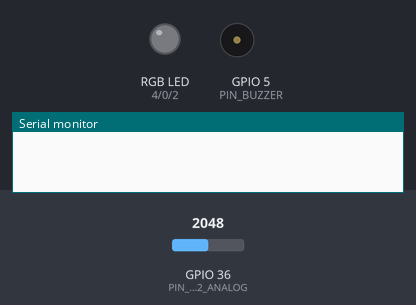
Bench run of a program on a simulated ESP32. Shown: an RGB LED mixed from three pins (HIGH = lit), buzzer (waves = sounding), the last lines printed to the serial monitor. The inputs (shaded band) are chosen by the test bench; at power-on: GPIO 36 (PIN_MQ2_ANALOG) = 2048. WiFi joins after 1.5 s; servers stay silent unless stated; no MQTT or app messages arrive unless stated.

Above: at 0.0 s.
At 22.9 s:
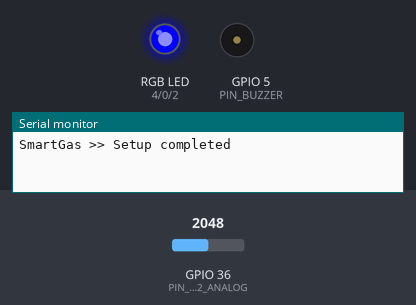
At 23.9 s:
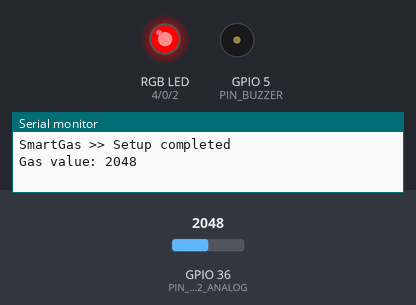
At 28.9 s:
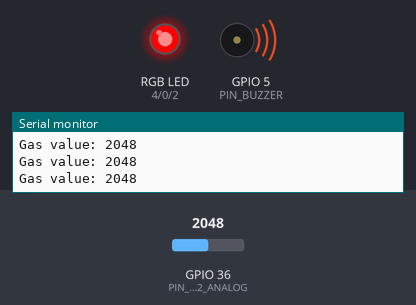
Timing chart, 0 to 30.4 s (numbered marks = the images above):
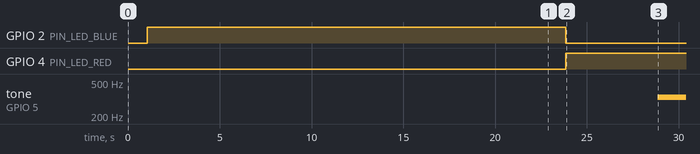

The program:

main.cpp
```cpp
#include "config.h"

void setupSerial();
void setupRGBLed();
void blueLedOn();
void connectWiFi();
void createMQTTClient();
void clientBuzzerCallback(char *topic, byte *payload, unsigned int length);
void stopBuzzerWarning();
void publishBuzzerStatus(const char *status);
void reconnectMQTTClient();
void setupMQ2();
void setupBuzzer();
int readMQ2Value();
void persistMQTTConnection();
void showGasValue(int gasValue);
void publishGasValue(int gasValue);
bool isMQ2ValueGood(int gasValue);
void goodMQ2ValueActions();
void greenLedOn();
void reduceTimeAfterWarning();
void publishServoStatus(const char *status);
bool isMQ2ValueWarning(int gasValue);
void warningMQ2ValueActions();
void orangeLedOn();
void emergencyMQ2ValueActions();
void redLedOn();
void increaseTimeAfterWarning();
void doBuzzerActivation();
void doBuzzerWarning();
void activateBuzzerIfNeeded();

void setup()
{
  setupSerial();
  setupRGBLed();
  blueLedOn();
  connectWiFi();
  createMQTTClient();
  setupMQ2();
  setupBuzzer();
  Serial.println("SmartGas >> Setup completed");
}

void loop()
{
  persistMQTTConnection();
  int gasValue = readMQ2Value();
  showGasValue(gasValue);
  if (isMQ2ValueGood(gasValue))
  {
    goodMQ2ValueActions();
  }
  else if (isMQ2ValueWarning(gasValue))
  {
    warningMQ2ValueActions();
  }
  else
  {
    emergencyMQ2ValueActions();
  }
  activateBuzzerIfNeeded();
}

void setupSerial()
{
  Serial.begin(MONITOR_SPEED);
  while (!Serial)
    ;
  delay(SERIAL_DELAY);
  Serial.println();
  Serial.print("SmartGas >> Serial setup with speed: ");
  Serial.println(MONITOR_SPEED);
}

void setupRGBLed()
{
  Serial.print("SmartGas >> Setting up the RGB LED, pins: ");
  Serial.print("Red: ");
  Serial.print(PIN_LED_RED);
  Serial.print(", Green: ");
  Serial.print(PIN_LED_GREEN);
  Serial.print(", Blue: ");
  Serial.println(PIN_LED_BLUE);
  pinMode(PIN_LED_RED, OUTPUT);
  pinMode(PIN_LED_GREEN, OUTPUT);
  pinMode(PIN_LED_BLUE, OUTPUT);
}

void blueLedOn()
{
  analogWrite(PIN_LED_RED, 0);
  analogWrite(PIN_LED_GREEN, 0);
  analogWrite(PIN_LED_BLUE, 255);
}

void connectWiFi()
{
  Serial.print("SmartGas >> Connecting to ");
  Serial.print(SSID);
  WiFi.begin(SSID, PASSWORD);
  while (WiFi.status() != WL_CONNECTED)
  {
    blueLedOn();
    Serial.print(".");
    delay(WIFI_CONNECTION_DELAY);
  }
  Serial.println();
  Serial.print(ID.c_str());
  Serial.println(" connected!");
  Serial.print("IP address: ");
  Serial.println(WiFi.localIP());
}

void createMQTTClient()
{
  Serial.println("SmartGas >> Creating MQTT client");
  client.setServer(BROKER.c_str(), PORT);
  client.setCallback(clientBuzzerCallback);
  reconnectMQTTClient();
}

void clientBuzzerCallback(char *topic, byte *payload, unsigned int length)
{
  String response;
  for (int i = 0; i < length; i++)
  {
    response += (char)payload[i];
  }
  Serial.print("Message arrived [");
  Serial.print(BUZZER_TOPIC.c_str());
  Serial.print("]: ");
  if (response == BUZZER_OFF_MESSAGE && isBuzzerActive)
  {
    Serial.println(response);
    stopBuzzerWarning();
    userDeactivatedBuzzer = true;
  }
  else
  {
    Serial.println("Invalid message received. Expected: OFF");
  }
}

void stopBuzzerWarning()
{
  noTone(PIN_BUZZER);
  publishBuzzerStatus(BUZZER_OFF_MESSAGE);
  isBuzzerActive = false;
}

void publishBuzzerStatus(const char *status)
{
  client.publish(BUZZER_STATUS_TOPIC.c_str(), status);
}

void reconnectMQTTClient()
{
  while (!client.connected())
  {
    blueLedOn();
    Serial.println("SmartGas >> Attempting MQTT connection...");
    if (client.connect(CLIENT_NAME.c_str()))
    {
      Serial.print("Connected to Broker: ");
      Serial.println(BROKER.c_str());
      client.subscribe(BUZZER_TOPIC.c_str(), 1);
    }
    else
    {
      Serial.print("Retying in 5 seconds - failed, rc=");
      Serial.println(client.state());
      delay(RECONNECTION_DELAY);
    }
  }
}

void persistMQTTConnection()
{
  reconnectMQTTClient();
  client.loop();
  delay(PERSIST_MQTT_CONNECTION_DELAY);
}

void setupMQ2()
{
  Serial.print("SmartGas >> Warming up the MQ2 sensor on pin: ");
  Serial.print(PIN_MQ2_ANALOG);
  Serial.print(" for ");
  Serial.print(MQ2_WARM_UP_TIME);
  Serial.println(" ms");
  delay(MQ2_WARM_UP_TIME);
}

void setupBuzzer()
{
  Serial.print("SmartGas >> Setting up the buzzer on pin: ");
  Serial.print(PIN_BUZZER);
  Serial.println(" with a frequency of 5000 Hz and a resolution of 8 bits on channel 0");
  ledcSetup(0, 5000, 8);
  ledcAttachPin(PIN_BUZZER, 0);
}

int readMQ2Value()
{
  return analogRead(PIN_MQ2_ANALOG);
}

void showGasValue(int gasValue)
{
  Serial.print("Gas value: ");
  Serial.println(gasValue);
  publishGasValue(gasValue);
  delay(GAS_READ_VALUE_DELAY);
}

bool isMQ2ValueGood(int gasValue)
{
  return gasValue < GOOD_GAS_VALUE;
}

void goodMQ2ValueActions()
{
  greenLedOn();
  reduceTimeAfterWarning();
  if (timeAfterWarning == 0)
  {
    if (isBuzzerActive)
    {
      stopBuzzerWarning();
    }
    if (isServoActive)
    {
      publishServoStatus(SERVO_OFF_MESSAGE);
      isServoActive = false;
    }
    userDeactivatedBuzzer = false;
  }
}

void publishGasValue(int gasValue)
{
  char gasValueStr[10];
  sprintf(gasValueStr, "%d", gasValue);
  client.publish(MQ2_TOPIC.c_str(), gasValueStr);
}

void greenLedOn()
{
  analogWrite(PIN_LED_RED, 0);
  analogWrite(PIN_LED_GREEN, 255);
  analogWrite(PIN_LED_BLUE, 0);
}

void reduceTimeAfterWarning()
{
  if (timeAfterWarning > 0)
  {
    timeAfterWarning--;
  }
}

void publishServoStatus(const char *status)
{
  client.publish(SERVO_TOPIC.c_str(), status);
}

bool isMQ2ValueWarning(int gasValue)
{
  return gasValue >= GOOD_GAS_VALUE && gasValue < WARNING_GAS_VALUE;
}

void warningMQ2ValueActions()
{
  reduceTimeAfterWarning();
  orangeLedOn();
}

void orangeLedOn()
{
  analogWrite(PIN_LED_RED, 255);
  analogWrite(PIN_LED_GREEN, 165);
  analogWrite(PIN_LED_BLUE, 0);
}

void emergencyMQ2ValueActions()
{
  redLedOn();
  increaseTimeAfterWarning();
  if (timeAfterWarning > TIME_TO_ACTIVATE_ALERTS)
  {
    doBuzzerActivation();
    publishServoStatus(SERVO_ON_MESSAGE);
    isServoActive = true;
  }
}

void redLedOn()
{
  analogWrite(PIN_LED_RED, 255);
  analogWrite(PIN_LED_GREEN, 0);
  analogWrite(PIN_LED_BLUE, 0);
}

void increaseTimeAfterWarning()
{
  timeAfterWarning++;
}

void doBuzzerActivation()
{
  if (!isBuzzerActive && !userDeactivatedBuzzer)
  {
    publishBuzzerStatus(BUZZER_ON_MESSAGE);
    isBuzzerActive = true;
  }
}

void doBuzzerWarning()
{
  tone(PIN_BUZZER, melody[0], melodyDurations[0]);
}

void activateBuzzerIfNeeded()
{
  if (isBuzzerActive)
  {
    doBuzzerWarning();
  }
}
```

pitches.h
```cpp
#define NOTE_B0  31
#define NOTE_C1  33
#define NOTE_CS1 35
#define NOTE_D1  37
#define NOTE_DS1 39
#define NOTE_E1  41
#define NOTE_F1  44
#define NOTE_FS1 46
#define NOTE_G1  49
#define NOTE_GS1 52
#define NOTE_A1  55
#define NOTE_AS1 58
#define NOTE_B1  62
#define NOTE_C2  65
#define NOTE_CS2 69
#define NOTE_D2  73
#define NOTE_DS2 78
#define NOTE_E2  82
#define NOTE_F2  87
#define NOTE_FS2 93
#define NOTE_G2  98
#define NOTE_GS2 104
#define NOTE_A2  110
#define NOTE_AS2 117
#define NOTE_B2  123
#define NOTE_C3  131
#define NOTE_CS3 139
#define NOTE_D3  147
#define NOTE_DS3 156
#define NOTE_E3  165
#define NOTE_F3  175
#define NOTE_FS3 185
#define NOTE_G3  196
#define NOTE_GS3 208
#define NOTE_A3  220
#define NOTE_AS3 233
#define NOTE_B3  247
#define NOTE_C4  262
#define NOTE_CS4 277
#define NOTE_D4  294
#define NOTE_DS4 311
#define NOTE_E4  330
#define NOTE_F4  349
#define NOTE_FS4 370
#define NOTE_G4  392
#define NOTE_GS4 415
#define NOTE_A4  440
#define NOTE_AS4 466
#define NOTE_B4  494
#define NOTE_C5  523
#define NOTE_CS5 554
#define NOTE_D5  587
#define NOTE_DS5 622
#define NOTE_E5  659
#define NOTE_F5  698
#define NOTE_FS5 740
#define NOTE_G5  784
#define NOTE_GS5 831
#define NOTE_A5  880
#define NOTE_AS5 932
#define NOTE_B5  988
#define NOTE_C6  1047
#define NOTE_CS6 1109
#define NOTE_D6  1175
#define NOTE_DS6 1245
#define NOTE_E6  1319
#define NOTE_F6  1397
#define NOTE_FS6 1480
#define NOTE_G6  1568
#define NOTE_GS6 1661
#define NOTE_A6  1760
#define NOTE_AS6 1865
#define NOTE_B6  1976
#define NOTE_C7  2093
#define NOTE_CS7 2217
#define NOTE_D7  2349
#define NOTE_DS7 2489
#define NOTE_E7  2637
#define NOTE_F7  2794
#define NOTE_FS7 2960
#define NOTE_G7  3136
#define NOTE_GS7 3322
#define NOTE_A7  3520
#define NOTE_AS7 3729
#define NOTE_B7  3951
#define NOTE_C8  4186
#define NOTE_CS8 4435
#define NOTE_D8  4699
#define NOTE_DS8 4978
```

config.h
```cpp
#include <Arduino.h>
#include <WiFi.h>
#include <PubSubClient.h>
#include <string>
#include <pitches.h>

#pragma once

using namespace std;

#define PIN_MQ2_ANALOG 36 // GPI036
#define PIN_BUZZER 5      // GPI05
#define PIN_LED_RED 4     // GPI04
#define PIN_LED_GREEN 0   // GPI00
#define PIN_LED_BLUE 2    // GPI02
#define QUARTER_NOTE 1000
#define GOOD_GAS_VALUE 500
#define WARNING_GAS_VALUE 1500
#define TIME_TO_ACTIVATE_ALERTS 5
#define WIFI_CONNECTION_DELAY 500
#define GAS_READ_VALUE_DELAY 500
#define MQ2_WARM_UP_TIME 20000
#define PERSIST_MQTT_CONNECTION_DELAY 500
#define RECONNECTION_DELAY 5000
#define SERIAL_DELAY 1000
#define MONITOR_SPEED 9600

WiFiClient wifiClient;
PubSubClient client(wifiClient);

int timeAfterWarning = 0;
bool isBuzzerActive = false;
bool userDeactivatedBuzzer = false;
bool isServoActive = false;

const float melody[] = {NOTE_E4};

const int melodyDurations[] = {QUARTER_NOTE};

const char *SSID = "";
const char *PASSWORD = "";

const string ID = "smargas_esp32_001";
const string ID_ESP32_SERVO = "smargas_esp32_002";
const string CLIENT_NAME = ID + "SmartGas client";

const string BROKER = "192.168.204.206";
const int PORT = 1883;

const string BUZZER_TOPIC = "UdeA/SmartGas/Buzzer/" + ID;
const string BUZZER_STATUS_TOPIC = BUZZER_TOPIC + "/Status";
const string MQ2_TOPIC = "UdeA/SmartGas/MQ2/" + ID;
const string SERVO_TOPIC = "UdeA/SmartGas/Servo/" + ID_ESP32_SERVO;

const char *BUZZER_ON_MESSAGE = "ON";
const char *BUZZER_OFF_MESSAGE = "OFF";
const char *SERVO_ON_MESSAGE = "ON";
const char *SERVO_OFF_MESSAGE = "OFF";
```

Measured:
- by itself, GPIO 2 (PIN_LED_BLUE): HIGH → LOW at 23.8 s
- by itself, GPIO 4 (PIN_LED_RED): LOW → HIGH at 23.8 s
- by itself, tone on GPIO 5 (PIN_BUZZER): silent → 330 Hz at 28.8 s
